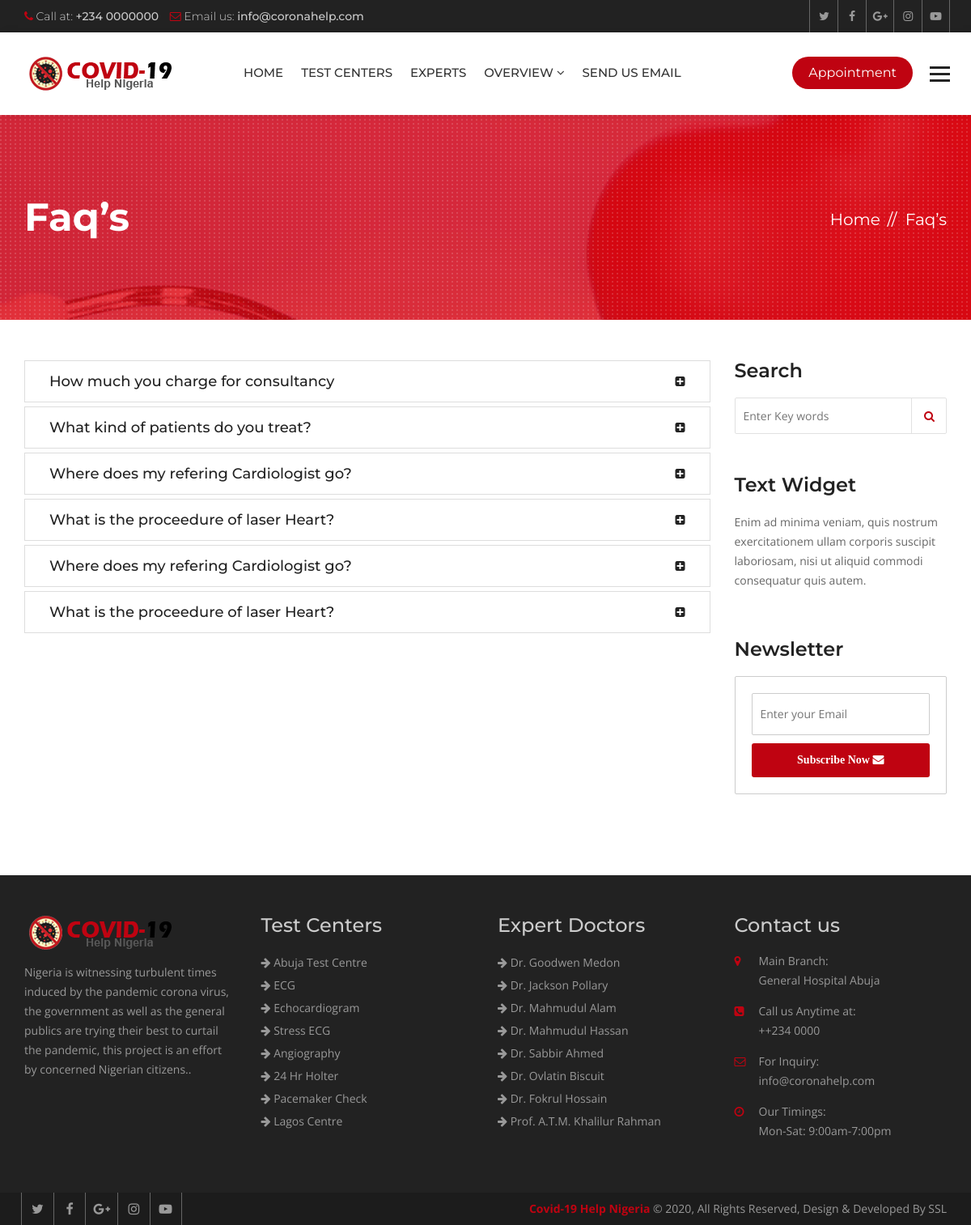
The page /faqs/ on the database its author committed.
### hospital/models.py (models this page shows, shortened)
class Faq(models.Model):
    question = models.CharField(max_length=120)
    answer = models.TextField()

class Service(models.Model):
    title = models.CharField(max_length=120)
    description = models.TextField()
    items = models.ManyToManyField(to='Item',)
    thumbnail = models.ImageField(upload_to='services/')
    cover = models.ImageField(upload_to='services/')
    image1 = models.ImageField(upload_to='services/', blank=True, null=True)
    image2 = models.ImageField(upload_to='services/', blank=True, null=True)

class Doctor(models.Model):
    name = models.CharField(max_length=120)
    speciality = models.CharField(max_length=120)
    picture = models.ImageField(upload_to="doctors/")
    details = models.TextField()
    experience = models.TextField()
    expertize = models.ManyToManyField(to='Expertize', related_name='doctors')
    twitter = models.CharField(max_length=120, blank=True, null=True)
    facebook = models.CharField(max_length=120, blank=True, null=True)
    instagram = models.CharField(max_length=120, blank=True, null=True)

### hospital/views.py (the view)
# urls.py: path('faqs/', views.FaqListView.as_view(), name="faqs"),
class FaqListView(ListView):
    template_name = 'hospital/faqs.html'
    queryset = Faq.objects.all()

### hospital/context_processors.py (called while the page is built)
def footer_content(request):
    services = Service.objects.all()
    doctors = Doctor.objects.all()
    context = {
        'services': services,
        'doctors': doctors
    }
    return context

### templates/hospital/faqs.html (shortened to what this page needs)
{% extends 'base.html' %}
{% block maincontent %}
<div class="inner-banner">
  <div class="container">
    <div class="row">
      <div class="col-md-7">
        <h1>Faq’s</h1>
      </div>
      <div class="col-md-5">
        <ol class="breadcrumb">
          <li><a href="{% url 'index' %}">Home</a></li>
          <li class="active">Faq’s</li>
        </ol>
      </div>
    </div>
  </div>
</div>
<div class="main-content">
  <section class="faqs">
    <div class="container">
      <div class="row">
        <div class="col-md-9">
          <div class="panel-group" id="accordion" role="tablist" aria-multiselectable="true">
            {% for faq in object_list %}
            <div class="panel panel-default">
              <div class="panel-heading" role="tab" id="heading{{ forloop.counter }}">
                <h4 class="panel-title"> <a class="collapsed" role="button" data-toggle="collapse"
                    data-parent="#accordion" href="#collapse{{ forloop.counter }}" aria-expanded="false"
                    aria-controls="collapse{{ forloop.counter }}">
                    {{ faq.question }}</a></h4>
              </div>
            </div>
            {% endfor %}
          </div>
        </div>
        <aside class="col-md-3">
          <div class="sidebar">
            <div class="widget search-widget">
              <h3>Search</h3>
              <form class="search-form">
                <input placeholder="Enter Key words" type="search">
                <button type="submit"><i class="fa fa-search" aria-hidden="true"></i></button>
              </form>
            </div>
            <div class="widget text-widget">
              <h3>Text Widget</h3>
              <p>Enim ad minima veniam, quis nostrum exercitationem ullam corporis suscipit laboriosam, nisi ut
                aliquid commodi consequatur quis autem.</p>
            </div>
            <div class="widget newsletter-widget">
              <h3>Newsletter</h3>
              <form class="newsletter-form">
                <input placeholder="Enter your Email" type="email">
                <button type="submit">Subscribe Now <i class="fa fa-envelope" aria-hidden="true"></i></button>
              </form>
            </div>
          </div>
        </aside>
      </div>
    </div>
  </section>
</div>
{% endblock maincontent %}

### templates/partials/_footer.html
{% load static %}
<footer class="footer">
  <div class="footer-widgets">
    <div class="container">
      <div class="row">
        <div class="col-md-3 col-sm-6">
          <div class="widget"> <img class="ft-logo" src="{% static 'heartcare/images/logo.png' %}" alt="">
            <p>Nigeria is witnessing turbulent times induced by the pandemic corona virus, the government as well as the general publics are trying their best to curtail
              the pandemic, this project is an effort by concerned Nigerian citizens.. </p>
          </div>
        </div>
        <div class="col-md-3 col-sm-6">
          <div class="widget">
            <h3>Test Centers</h3>
            <ul>
              {% for service in services|slice:':8' %}
              <li><a href="{% url 'service_details' service.id %}"><i class="fa fa-arrow-right"></i>
                  {{service.title }}</a></li>
              {% endfor %}
            </ul>
          </div>
        </div>
        <div class="col-md-3 col-sm-6">
          <div class="widget">
            <h3>Expert Doctors</h3>
            <ul>
              {% for doctor in doctors|slice:':8' %}
              <li><a href="{% url 'doctor_details' doctor.id %}"><i class="fa fa-arrow-right"></i> {{ doctor.name }}</a>
              </li>
              {% endfor %}
            </ul>
          </div>
        </div>
        <div class="col-md-3 col-sm-6">
          <div class="widget">
            <h3>Contact us</h3>
            <address>
              <ul>
                <li> <span class="icon"><i class="fa fa-map-marker" aria-hidden="true"></i></span> <span
                    class="add-text"><strong>Main Branch:</strong> General Hospital Abuja</span> </li>
                <li> <span class="icon"><i class="fa fa-phone-square" aria-hidden="true"></i></span> <span
                    class="add-text"><strong>Call us Anytime at:</strong> ++234 0000</span> </li>
                <li> <span class="icon"><i class="fa fa-envelope-o" aria-hidden="true"></i></span> <span
                    class="add-text"><strong>For Inquiry:</strong> info@coronahelp.com</span> </li>
                <li> <span class="icon"><i class="fa fa-clock-o" aria-hidden="true"></i></span> <span
                    class="add-text"><strong>Our Timings:</strong> Mon-Sat: 9:00am-7:00pm</span> </li>
              </ul>
            </address>
          </div>
        </div>
      </div>
    </div>
  </div>
  <div class="footer-cr">
    <div class="container">
      <div class="row">
        <div class="col-md-6">
          <div class="footer-social"> <a href="#"><i class="fa fa-twitter" aria-hidden="true"></i></a> <a href="#"><i
                class="fa fa-facebook" aria-hidden="true"></i></a> <a href="#"><i class="fa fa-google-plus"
                aria-hidden="true"></i></a> <a href="#"><i class="fa fa-instagram" aria-hidden="true"></i></a> <a
              href="#"><i class="fa fa-youtube-play" aria-hidden="true"></i></a>
          </div>
        </div>
        <div class="col-md-6">
          <p><strong>Covid-19 Help Nigeria</strong> © {% now 'Y' %}, All Rights Reserved, Design & Developed By SSL</p>
        </div>
      </div>
    </div>
  </div>
</footer>

### heartcare/static/heartcare/css/custom.css (style rules this page uses)
html body { font-family: 'Open Sans', sans-serif; color: #777777; font-size: 14px; }
p { line-height: 24px; }
body h1, body h2, body h3, body h4, body h5, body h6 { font-family: 'Montserrat', sans-serif; margin: 0px; }
body h1 { font-size: 48px; }
body h3 { font-size: 24px; }
body h4 { font-size: 20px; }
.inner-banner { background: url(../images/inner.jpg) no-repeat top center; position: relative; width: 100%; float: left; padding: 100px 0 100px; background-color: #bf0311; z-index: 0; }
.inner-banner:after { background: url(../images/patt.png); position: absolute; left: 0; top: 0; content: ""; width: 100%; height: 100%; }
.inner-banner .container { position: relative; z-index: 99; }
.inner-banner h1 { color: #fff; font-weight: 700; }
.inner-banner .breadcrumb { text-align: right; background: none; padding: 0px; margin: 15px 0 0; }
.inner-banner .breadcrumb>li, .inner-banner .breadcrumb>li a { color: #fff; font-size: 20px; font-family: 'Montserrat', sans-serif; }
.inner-banner .breadcrumb>li+li::before { color: #fff; content: "// "; padding: 0 5px; }
.main-content { width: 100%; float: left; padding: 50px 0; }
.faqs .panel-default>.panel-heading { background: #ffffff none repeat scroll 0 0; border: 0 none; padding: 0 30px; position: relative; }
.faqs .panel-default>.panel-heading a { color: #222; display: block; }
.faqs .panel-default>.panel-heading a.collapsed { color: #222; }
.faqs .panel-default>.panel-heading a::after { color: #bf0311; content: "\f146"; font-family: FontAwesome; font-size: 14px; position: absolute; right: 30px; top: 0; }
.faqs .panel-default>.panel-heading a.collapsed::after { color: #222; content: "\f0fe"; font-family: FontAwesome; font-size: 14px; position: absolute; right: 30px; top: 0; }
.faqs .panel-default>.panel-heading h4 { font-weight: 500; line-height: 50px; font-size: 18px; }
.faqs .panel-default>.panel-heading h4 a { color: #bf0311; }
.faqs .panel-group .panel { border-radius: 0; box-shadow: none; }
.footer { width: 100%; float: left; background: #222222; padding: 50px 0 0 0; }
.footer .widget { width: 100%; float: left; margin: 0 0 50px; }
.footer .widget ul { margin: 0px; padding: 0px; list-style: none; }
.footer .widget li { line-height: 28px; color: #999999; }
.footer .widget a { color: #999; }
.footer .widget h3 { margin: 0 0 20px; color: #cccccc; line-height: 24px; }
.ft-logo { margin-bottom: 16px; max-width: 100%; height: auto; }
.footer .widget p { line-height: 24px; color: #999999; }
.footer .widget address li { float: left; line-height: 24px; margin-bottom: 14px; width: 100%; }
.widget address .icon { width: 30px; float: left; color: #bf0311; }
.widget address .add-text { float: left; width: 80%; }
.widget address .add-text>strong { display: block; font-weight: 400; }
.footer-cr { width: 100%; float: left; clear: both; background: #1c1c1c; }
.footer-cr p { margin: 0px; line-height: 40px; color: #999999; text-align: right; }
.footer-cr p strong { color: #bf0311; }
.footer-social a { border-left: 1px solid #666666; color: #999999; display: inline-block; font-size: 16px; line-height: 40px; margin-left: -4px; text-align: center; width: 40px; }
.footer-social a:last-child { border-right: 1px solid #666666; }
.sidebar .widget { float: left; margin-bottom: 50px; width: 100%; }
.sidebar .widget h3 { color: #222222; font-size: 24px; font-weight: 600; margin: 0 0 20px; }
.search-form { overflow: hidden; position: relative; width: 100%; }
.search-form input { border: 1px solid #e1e1e1; border-radius: 2px; height: 45px; padding: 0 10px; width: 100%; }
.search-form button { -moz-border-bottom-colors: none; -moz-border-left-colors: none; -moz-border-right-colors: none; -moz-border-top-colors: none; background: rgba(0, 0, 0, 0) none repeat scroll 0 0; border-color: currentcolor currentcolor currentcolor #e1e1e1; border-image: none; border-style: none none none solid; border-width: 0 0 0 1px; color: #666666; height: 45px; line-height: 45px; padding: 0 15px; position: absolute; right: 0; top: 0; }
.sidebar .text-widget p { color: #666666; line-height: 24px; }
.newsletter-form { background: #fff; border-radius: 2px; padding: 20px; border: 1px solid #ccc; }
.newsletter-form input { border: 1px solid #cccccc; border-radius: 2px; line-height: 50px; padding: 0 10px; width: 100%; }
.newsletter-form button { border: 0 none; border-radius: 3px; color: #ffffff; font-family: "Roboto Slab", serif; font-weight: 700; line-height: 40px; margin-top: 10px; text-align: center; width: 100%; }

### rows shown on the page
Faq: question "How much you charge for consultancy"
Faq: question "What kind of patients do you treat?"
Faq: question "Where does my refering Cardiologist go?"
Faq: question "What is the proceedure of laser Heart?"
Faq: question "Where does my refering Cardiologist go?"
Faq: question "What is the proceedure of laser Heart?"
Service: title "Abuja Test Centre"
Service: title "ECG"
Service: title "Echocardiogram"
Service: title "Stress ECG"
Service: title "Angiography"
Service: title "24 Hr Holter"
Service: title "Pacemaker Check"
Service: title "Lagos Centre"
Doctor: name "Dr. Goodwen Medon"
Doctor: name "Dr. Jackson Pollary"
Doctor: name "Dr. Mahmudul Alam"
Doctor: name "Dr. Mahmudul Hassan"
Doctor: name "Dr. Sabbir Ahmed"
Doctor: name "Dr. Ovlatin Biscuit"
Doctor: name "Dr. Fokrul Hossain"
Doctor: name "Prof. A.T.M. Khalilur Rahman"
